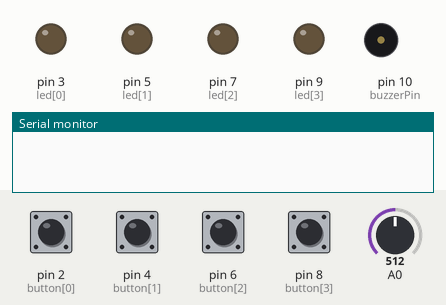
Simulated run of this sketch. Board: Arduino Uno, built with avr-gcc and run on an emulated ATmega328P. Parts: output pins drawn as LEDs (lit = HIGH), buzzer (waves = sounding), the last lines printed to the serial monitor. Dashed ring = blinking. The test bench sets the inputs (shaded band); at power-on: pin 2 (button[0]), pin 4 (button[1]), pin 6 (button[2]), pin 8 (button[3]) HIGH, A0 = 512. Random numbers use the default seed unless the sketch sets one.

Above: at 3.3 s.
3.4 s: pin 8 (button[3]) pulled LOW for 0.15 s
At 3.52 s:
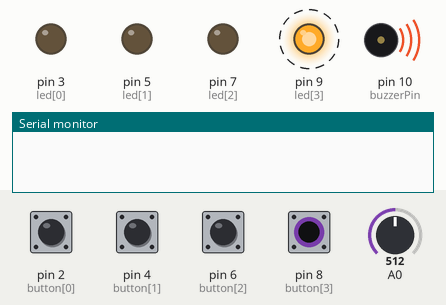
6.4 s: pin 2 (button[0]) pulled LOW for 0.15 s
At 8.8 s:
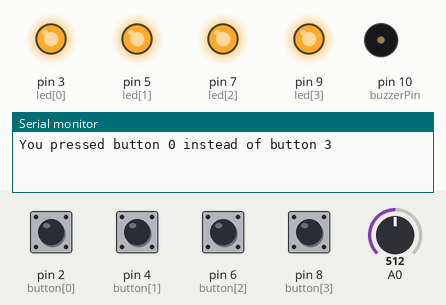
9.1 s: pin 4 (button[1]) pulled LOW for 0.15 s
At 9.55 s:
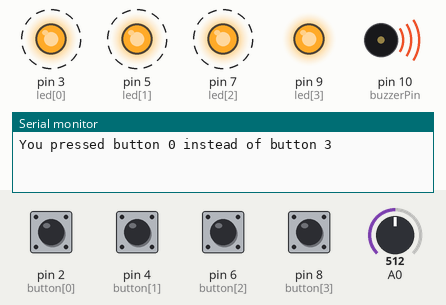
12.1 s: pin 4 (button[1]) pulled LOW for 1 s
At 12.5 s:
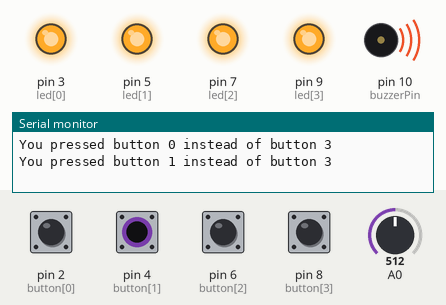
14.8 s: pin 2 (button[0]) pulled LOW for 1 s
At 15.15 s:
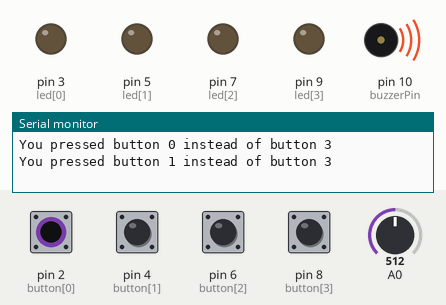
Timing chart, 0 to 24.0 s (numbered marks = the images above; inputs shaded):
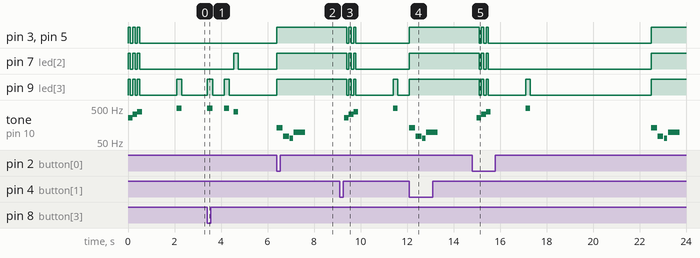

Measured:
- after the input at 3.4 s, pin 7 (led[2]): LOW → HIGH after 1.2 s, → LOW 0.20 s later; pin 9 (led[3]): alternates HIGH for 0.23 s and LOW for 0.50 s, 4 changes in all, then stays LOW, starting at once; tone on pin 10 (buzzerPin): plays 494 Hz for 0.25 s, 494 Hz for 0.20 s, 392 Hz for 0.20 s, starting at once
- after the input at 6.4 s, pin 3 (led[0]), pin 5 (led[1]), pin 7 (led[2]), pin 9 (led[3]): LOW → HIGH at once; tone on pin 10 (buzzerPin): plays 130 Hz for 0.25 s, 73 Hz for 0.25 s, 65 Hz for 0.15 s, 98 Hz for 0.50 s, starting at once
- after the input at 9.1 s, pin 3 (led[0]), pin 5 (led[1]): alternates HIGH for 0.10 s and LOW for 0.10 s, 5 changes in all, then stays LOW, starting after 0.30 s
- after the input at 12.1 s, pin 3 (led[0]), pin 5 (led[1]), pin 7 (led[2]), pin 9 (led[3]): LOW → HIGH at once; tone on pin 10 (buzzerPin): plays 130 Hz for 0.25 s, 73 Hz for 0.25 s, 65 Hz for 0.15 s, 98 Hz for 0.50 s, starting at once
- after the input at 14.8 s, pin 3 (led[0]), pin 5 (led[1]): goes LOW 0.10 s, HIGH 0.10 s, LOW 0.10 s, HIGH 0.10 s, LOW 7.0 s, then HIGH, starting after 0.30 s
- by itself, pin 3 (led[0]), pin 5 (led[1]), pin 7 (led[2]): alternates HIGH for 0.10 s and LOW for 0.10 s, 6 changes in all, then stays LOW
- by itself, tone on pin 10 (buzzerPin): plays 262 Hz for 0.20 s, 330 Hz for 0.20 s, 392 Hz for 0.20 s, 494 Hz for 0.20 s

The sketch:

Circuit_2C_Simon_Says_Game.ino
```cpp
int button[] = {2, 4, 6, 8};

int led[] = {3, 5, 7, 9};

int tones[] = {262, 330, 392, 494};

int roundsToWin = 10;

int buttonSequence[16];

int buzzerPin = 10;

int pressedButton = 4;

int roundCounter = 1;


long startTime = 0;
long timeLimit = 5000;
boolean gameStarted = false;


void setup() {
  // put your setup code here, to run once:
  for(int i: button) {
    pinMode(i, INPUT_PULLUP);
  }

  for(int j: led) {
    pinMode(j, OUTPUT);
  }

  pinMode(buzzerPin, OUTPUT);
  Serial.begin(9600);

}

void loop() {
  // put your main code here, to run repeatedly:

  if (gameStarted == false) {
    startSequence();
    roundCounter = 0;
    delay(1500);
    gameStarted = true;
  }

  for (int i = 0; i <= roundCounter; i++) {
    flashLED(buttonSequence[i]);
    delay(200);
    allLEDoff();
    delay(200);
  }

  for(int i = 0; i <= roundCounter; i++) {
    startTime = millis();

    while (gameStarted == true) {
      pressedButton = buttonCheck();

      if (pressedButton < 4) {
        flashLED(pressedButton);

        if (pressedButton == buttonSequence[i]) {
          delay(250);
          allLEDoff();
          break;
        } else {
          Serial.print("You pressed button ");
          Serial.print(pressedButton);
          Serial.print(" instead of button ");
          Serial.println(buttonSequence[i]);

          loseSequence();
          break;
        }
      } else {
        allLEDoff();
      }

      if (millis() - startTime > timeLimit) {
        Serial.println("You took to long and lost.");

        loseSequence();
        break;
      }
    }
  }

  if (gameStarted == true) {
    roundCounter = roundCounter + 1;

    if (roundCounter >= roundsToWin) {
      winSequence();
    }

    delay(500);
  }

}


void flashLED(int i) {
  tone(buzzerPin, tones[i]);
  digitalWrite(led[i], HIGH);
}


void allLEDoff() {
  for(int l : led) {
    digitalWrite(l, LOW);
  }
  noTone(buzzerPin);
}


int buttonCheck() {
  for (int i = 0; i < 4; i++) {
    if (digitalRead(button[i]) == LOW) {
      return i;
    }
  }

  return 4;

}


void startSequence() {

  randomSeed(analogRead(A0)); // ensure random #s are really random

  for (int i = 0; i <= roundsToWin; i++) {
    buttonSequence[i] = round(random(0, 4));
  }

  for (int i = 0; i < 3; i++) {

    tone(buzzerPin, tones[i], 200);

    for(int i: led) {
      digitalWrite(i, HIGH);
    }

    delay(100);

    for(int i: led) {
      digitalWrite(i, LOW);
    }

    delay(100);
  }
}


void winSequence() {

  for(int j = 0; j <= 3; j++) {
    digitalWrite(led[j], HIGH);
  }

  int toneSequence[] = {1318, 1567, 2637, 2093, 2349, 3135};

  for(int t : toneSequence) {
    tone(buzzerPin, t, 150);
    delay(175);
  }

  delay(500 - 175);

  waitForButtonPress();

}


void loseSequence() {
  for (int j = 0; j <= 3; j++) {
    digitalWrite(led[j], HIGH);
  }

  tone(buzzerPin, 130, 250);
  delay(275);
  tone(buzzerPin, 73, 250);
  delay(275);
  tone(buzzerPin, 65, 150);
  delay(175);
  tone(buzzerPin, 98, 500);
  delay(500);

  waitForButtonPress();
}

void waitForButtonPress() {
  do {
    pressedButton = buttonCheck();
  } while (pressedButton > 3);
  delay(200);

  gameStarted = false;
}
```
